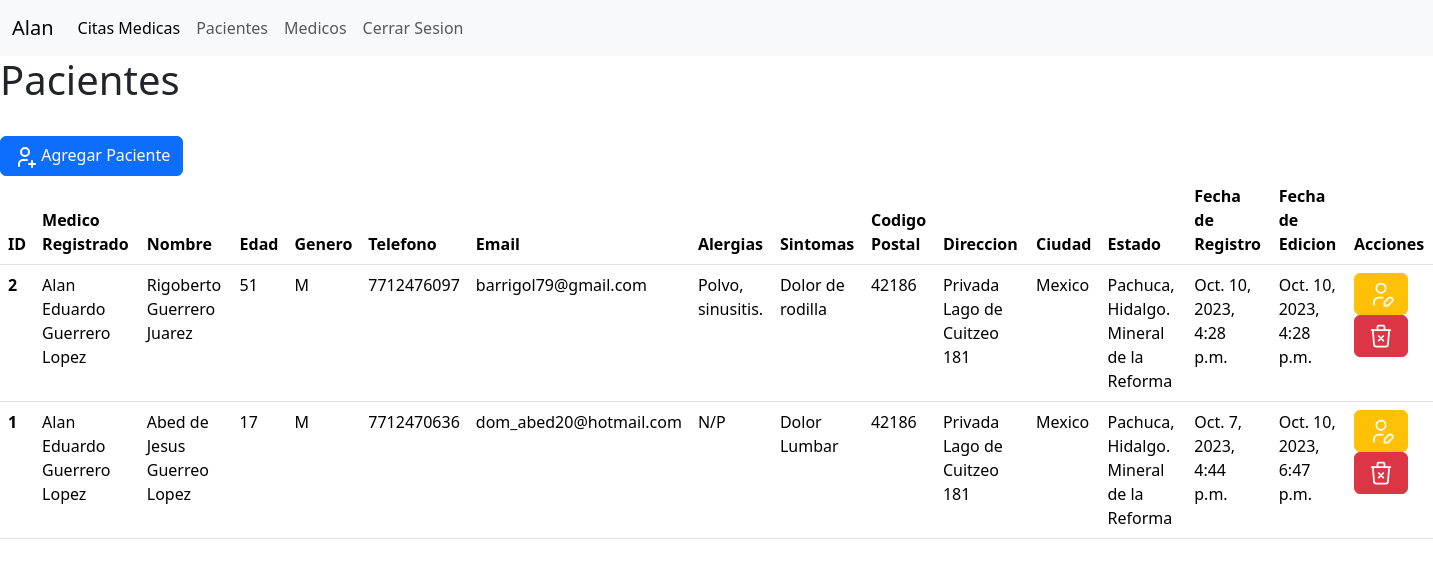
Before: /pacientes/ (signed in) with the older database file.
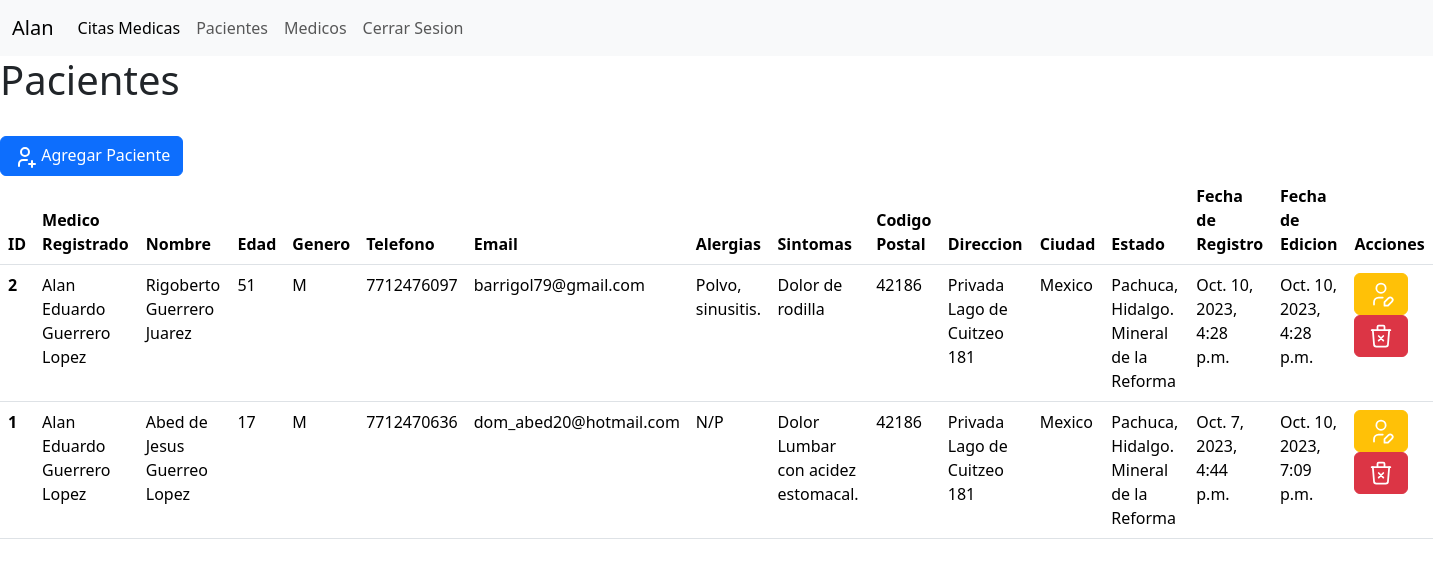
After: the same page with the newer database file.
### register/models.py (models this page shows, shortened)
class User(AbstractUser):
    id_user = models.AutoField(primary_key=True, verbose_name="ID del Usuario")
    username = models.CharField(unique=True, max_length=255, verbose_name="Nombre de Usuario")
    name = models.CharField(max_length=255, verbose_name="Nombre")
    last_name = models.CharField(max_length=255, verbose_name="Apellido")
    age = models.IntegerField(verbose_name="Edad")
    cell_number = models.CharField(unique=True, max_length=10, verbose_name="Telefono Celular")
    email = models.EmailField(unique=True, verbose_name="Correo Electronico")
    password = models.CharField(max_length=130)
    administrator_profile = models.BooleanField(default=False, verbose_name="Perfil Administrador")
    created = models.DateTimeField(auto_now_add=True, verbose_name="Fecha de Creacion")
    updated = models.DateTimeField(auto_now=True, verbose_name="Fecha de Actualizacion")
    class Meta:
        verbose_name = "usuario"
        verbose_name_plural = "usuarios"
        ordering = ["-created"] # Campo de ordenamiento par nuestros registros. Del mas nuevo al mas antiguo.

### pacientes/models.py (models this page shows, shortened)
class Patient(AbstractUser):
    id_patient = models.AutoField(primary_key=True, verbose_name="ID Paciente")
    username = None
    id_username = models.ForeignKey(User, on_delete=models.CASCADE)
    patient_name = models.CharField(max_length=255, verbose_name="Nombre Paciente")
    patient_last_name = models.CharField(max_length=255, verbose_name="Apellido Paciente")
    patient_age = models.IntegerField(verbose_name="Edad")
    gender_choices = [
    ('M', 'Masculino'),
    ('F', 'Femenino'),
    ('O', 'Otro'),
    ]
    gender = models.CharField(max_length=1, choices=gender_choices, verbose_name="Género")
    cell_number = models.CharField(unique=True, max_length=10, verbose_name="Telefono Celular")
    email = models.EmailField(unique=True, verbose_name="Correo Electronico")
    allergies = models.TextField(max_length=500, verbose_name="Alergias")
    symptoms = models.TextField(max_length=500, verbose_name="Síntomas")
    street_address = models.CharField(max_length=255, verbose_name="Dirección")
    city = models.CharField(max_length=255, verbose_name="Ciudad")
    state = models.CharField(max_length=255, verbose_name="Estado")
    postal_code = models.CharField(max_length=10, verbose_name="Código Postal")
    created = models.DateTimeField(auto_now_add=True, verbose_name="Fecha de Creacion")
    updated = models.DateTimeField(auto_now=True, verbose_name="Fecha de Actualizacion")
    groups = models.ManyToManyField(
        "auth.Group",
        blank=True,
        related_name="patients_group"  # Cambia esto a un nombre que prefieras
    )
    user_permissions = models.ManyToManyField(
        "auth.Permission",
        blank=True,
        related_name="patients_permissions"  # Cambia esto a un nombre que prefieras
    )
    class Meta:
        verbose_name = "paciente"
        verbose_name_plural = "pacientes"
        ordering = ["-created"] # Campo de ordenamiento par nuestros registros. Del mas nuevo al mas antiguo.

### pacientes/views.py (the view)
# urls.py: path('pacientes/', views_pacientes.pacientes, name='pacientes'),
@login_required  # ! Requerimos la sesion del usuario.
def pacientes(request):
    user_patients = None
    error_message = None
    try:
        with transaction.atomic():
            User = get_user_model()
            id_user = request.user.id_user
            user = User.objects.get(id_user=id_user)
            user_patients = Patient.objects.filter(id_username=id_user)
    except Exception as e:
        error_message = f'Ocurrio un error interno al obtener el registro de pacientes. "{str(e)}"'
    return render(request, 'pacientes/pacientes.html', {'user_patients': user_patients, 'user': user, 'error_message': error_message})

### pacientes/templates/pacientes/pacientes.html (shortened to what this page needs)
{% extends 'core/base.html' %}
{% block content %}
  <h1>Pacientes</h1>
  <br>
  <a href="{% url 'agregar_paciente' %}" class="btn btn-primary" title="Nuevo Paciente"> Agregar Paciente</a>
  <br>
  {% if user_patients %}
    <section>
      <table class="table">
        <thead>
          <tr>
            <th scope="col">ID</th>
            <th scope="col">Medico Registrado</th>
            <th scope="col">Nombre</th>
            <th scope="col">Edad</th>
            <th scope="col">Genero</th>
            <th scope="col">Telefono</th>
            <th scope="col">Email</th>
            <th scope="col">Alergias</th>
            <th scope="col">Sintomas</th>
            <th scope="col">Codigo Postal</th>
            <th scope="col">Direccion</th>
            <th scope="col">Ciudad</th>
            <th scope="col">Estado</th>
            <th scope="col">Fecha de Registro</th>
            <th scope="col">Fecha de Edicion</th>
            <th scope="col">Acciones</th>
          </tr>
        </thead>
        <tbody>
          {% for patient in user_patients %}
            <tr>
              <th scope="row">{{ patient.id_patient }}</th>
              <td>{{ user.name }} {{ user.last_name }}</td>
              <td>{{ patient.patient_name }} {{ patient.patient_last_name }}</td>
              <td>{{ patient.patient_age }}</td>
              <td>{{ patient.gender }}</td>
              <td>{{ patient.cell_number }}</td>
              <td>{{ patient.email }}</td>
              <td>{{ patient.allergies }}</td>
              <td>{{ patient.symptoms }}</td>
              <td>{{ patient.postal_code }}</td>
              <td>{{ patient.street_address }}</td>
              <td>{{ patient.city }}</td>
              <td>{{ patient.state }}</td>
              <td>{{ patient.created }}</td>
              <td>{{ patient.updated }}</td>
              <td>
                <a href="{% url 'edit_patient' patient.id_patient %}" title="Editar" class="btn btn-warning"></a>
                <a href="{% url 'confirm_delete_patient' patient.id_patient %}" title="Eliminar" class="btn btn-danger"></a>
              </td>
            </tr>
          {% endfor %}
        </tbody>
      </table>
    </section>
  {% else %}
  <br>
    <div class="alert alert-primary">Agrega pacientes para poder visualizarlos en tus registros.</div>
  {% endif %}
{% endblock %}

### core/templates/core/base.html (shortened to what this page needs)
<!DOCTYPE html>
<html lang="en">
  <head>
    <link href="https://cdn.jsdelivr.net/npm/bootstrap@5.3.2/dist/css/bootstrap.min.css" rel="stylesheet" />
  </head>
  <body>
    {% if request.path != '/login/' and request.path != '/register/' and request.path != '/agregar_paciente/' %}
      {% if user %}
        <nav class="navbar navbar-expand-lg bg-body-tertiary">
          <div class="container-fluid">
            <a class="navbar-brand" href="{% url 'index' %}">{{ user.username }}</a>
            <div class="collapse navbar-collapse" id="navbarNav">
              <ul class="navbar-nav">
                <li class="nav-item">
                  <a class="nav-link active" href="{% url 'index' %}">Citas Medicas</a>
                </li>
                <li class="nav-item">
                  <a class="nav-link" href="{% url 'pacientes' %}">Pacientes</a>
                </li>
                <li class="nav-item">
                  <a class="nav-link" href="{% url 'medicos_registrados' %}">Medicos</a>
                </li>
                <li class="nav-item">
                  <a class="nav-link" href="{% url 'logout_user' %}">Cerrar Sesion</a>
                </li>
              </ul>
            </div>
          </div>
        </nav>
      {% endif %}
    {% endif %}
    {% block content %}{% endblock %}
  </body>
</html>

Changed rows visible on the page:
changed Patient "Abed de Jesus": symptoms "Dolor Lumbar" → "Dolor Lumbar con acidez estomacal."; updated "Oct. 10, 2023, 6:47 p.m." → "Oct. 10, 2023, 7:09 p.m."
